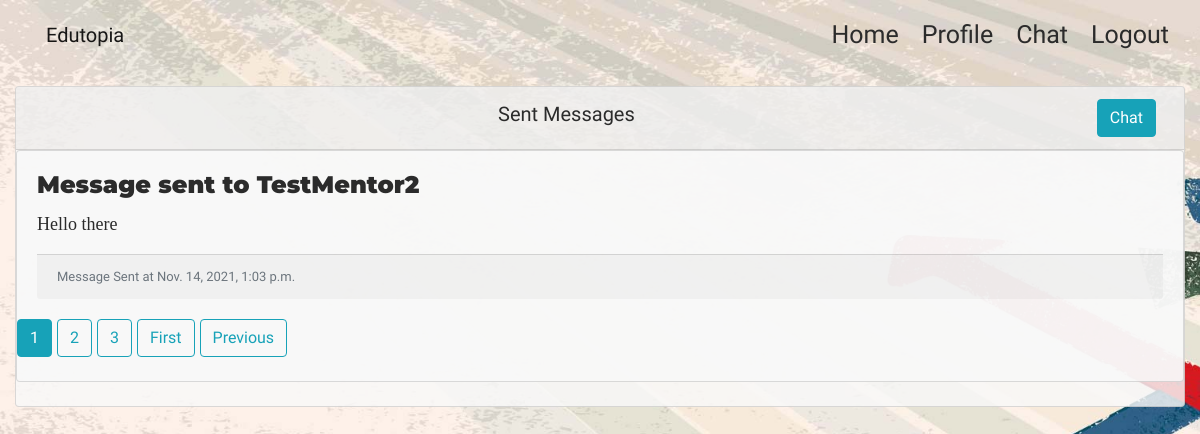
The page /chat/sentbox (signed in) on the database its author committed.
### app/models.py (models this page shows, shortened)
class Message(models.Model):
    sender = models.ForeignKey(User, on_delete=models.CASCADE, related_name="sender")
    receiver = models.ForeignKey(
        User, on_delete=models.CASCADE, related_name="receiver"
    )
    msg_content = models.TextField(max_length=1000)
    created_at = models.DateTimeField(default=timezone.now)

class User(AbstractUser):
    is_student = models.BooleanField("student status", default=False)
    is_mentor = models.BooleanField("mentor status", default=False)
    lat = models.DecimalField(max_digits=9, decimal_places=6, blank=True, null=True)
    lng = models.DecimalField(max_digits=9, decimal_places=6, blank=True, null=True)

### app/views.py (the view)
# urls.py: path(r"chat/sentbox", Sentbox.as_view(), name="Sentbox"),
class Sentbox(ListView):
    model = Message
    template_name = "app/sent.html"
    ordering = ["-created_at"]
    paginate_by = 5
    def get_context_data(self, **kwargs):
        context = super().get_context_data(**kwargs)
        context["sent_messages"] = Message.objects.filter(sender=self.request.user)
        return context

### templates/app/sent.html (shortened to what this page needs)
{% extends "app/layout.html" %}
{% load static %}
{% block head %}
<link rel="stylesheet" href="{%  static 'app/styleomega.css' %}">
{% endblock %}
{% block body %}
<div class="container-fluid posts">
    <div class="card mx-auto mt-3 card-p">
        <div class="card-header text-center">
            Sent Messages
            <a href="{% url 'Chat' %}" class="btn btn-info float-right mr-2">Chat</a>
        </div>
        {% for message in sent_messages %}
        <div class="card mb-4 card-p">
            <div class="card-body">
                <h4 class="card-title">Message sent to {{ message.receiver.username }}</h4>
                <p class="card-text">{{ message.msg_content }}</p>
            <div class="card-footer text-muted">
                Message Sent at {{ message.created_at }}
            </div>
        </div>
        {% endfor %}
<div class="pagebtn">
{% if is_paginated %}
{% for num in page_obj.paginator.page_range %}
{% if page_obj.number == num %}
<a class="btn btn-info mb-4" href="?page={{ num }}">{{ num }}</a>
{% elif num > page_obj.number|add:'-3' and num < page_obj.number|add:'3' %}
<a class="btn btn-outline-info mb-4" href="?page={{ num }}">{{ num }}</a>
{% endif %}
{% endfor %}
{% if page_obj.has_next %}
<a class="btn btn-outline-info mb-4" href="?page={{ page_obj.next_page_number }}">First</a>
<a class="btn btn-outline-info mb-4" href="?page={{ page.obj.paginator.num_pages }}">Previous</a>
{% endif  %}
{% endif  %}
</div>
</div></div>
{% endblock %}

### static/app/styleomega.css (style rules this page uses)
body { background-size: cover; background-image: url('career.jpg'); font-family: 'Righteous',cursive; font-size: 25px; background-attachment: fixed; background-repeat: no-repeat; }
.ct,.card-p { color: #2b2b2b; background:#f8f8f8d3; }
.card-title { font-weight:900; font-family: 'Montserrat', sans-serif; }
.card-text { font-family: 'Zilla Slab', serif; font-size:18px; }
.card-footer { font-size:13px; }
.card-p { font-size:20px; }

### rows shown on the page
Message: receiver.username "TestMentor2", msg_content "Hello there", created_at "Nov. 14, 2021, 1:03 p.m."

### other values the page prints
{{ num }} "1"
{{ num }} "2" "3"
